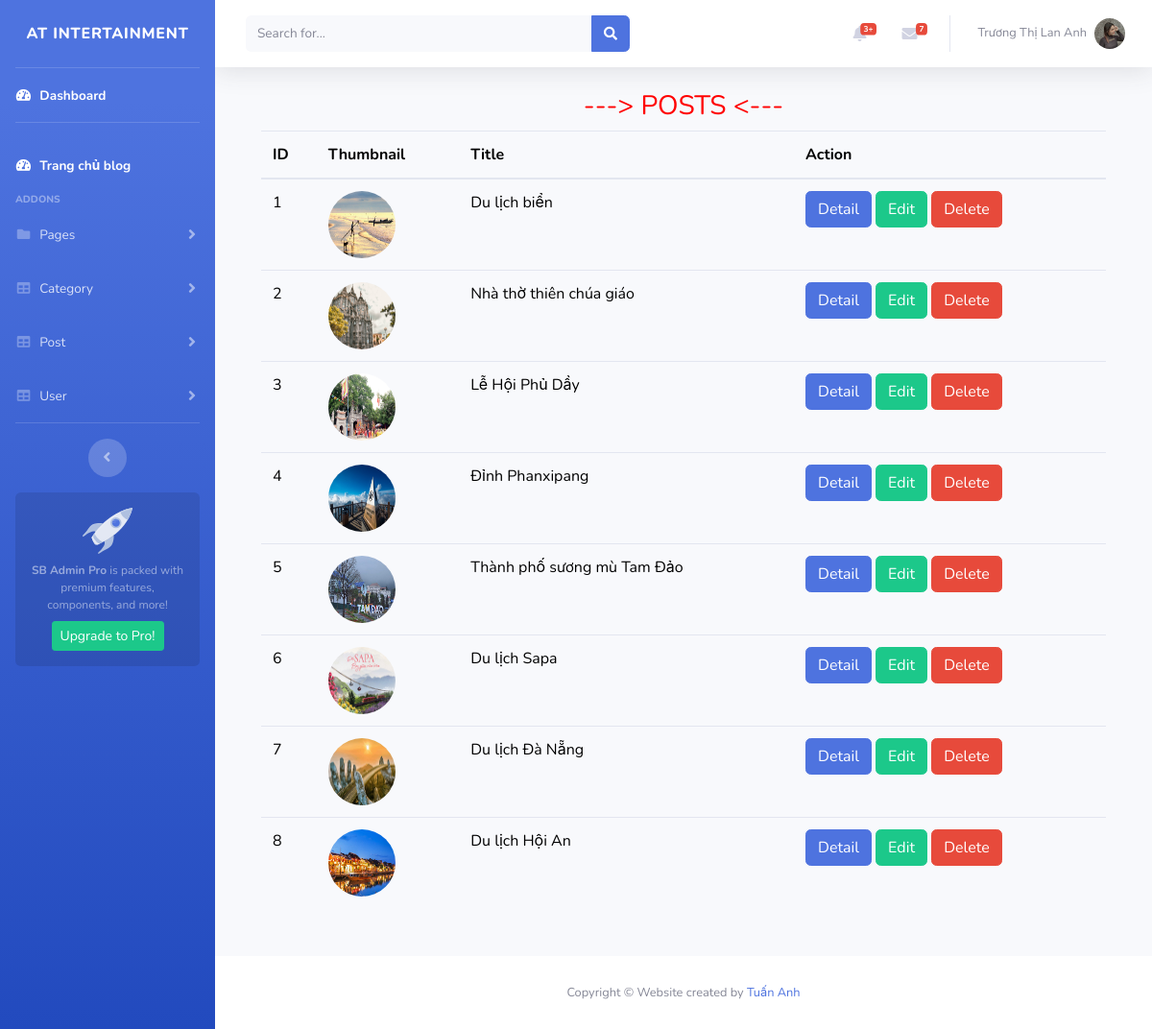
/index.php?admin=admin&mod=post&act=list (signed in), run on the app's committed database.
### tables this page shows
CREATE TABLE `posts`  (
  `id` int NOT NULL AUTO_INCREMENT,
  `title` varchar(255) NULL DEFAULT NULL COMMENT 'Tiêu đề bài viết',
  `description` text NULL COMMENT 'Mô tả bài viết',
  `thumbnail` varchar(255) NULL DEFAULT NULL COMMENT 'ảnh bài viết',
  `content` text NULL COMMENT 'Nội dung bài viết',
  `slug` varchar(255) NULL DEFAULT NULL,
  `view_count` bigint NULL DEFAULT NULL COMMENT 'số lượng xem',
  `user_id` int NULL DEFAULT NULL COMMENT 'tác giả',
  `category_id` int NULL DEFAULT NULL COMMENT 'Bài post này thuộc danh mục nào',
  `created_at` timestamp(0) NULL DEFAULT current_timestamp(0) ON UPDATE CURRENT_TIMESTAMP(0) COMMENT 'Ngày tạo',
  PRIMARY KEY (`id`) USING BTREE,
  INDEX `user_id`(`user_id`) USING BTREE,
  INDEX `category_id`(`category_id`) USING BTREE,
  CONSTRAINT `posts_ibfk_1` FOREIGN KEY (`user_id`) REFERENCES `users` (`id`) ON DELETE RESTRICT ON UPDATE RESTRICT,
  CONSTRAINT `posts_ibfk_2` FOREIGN KEY (`category_id`) REFERENCES `categories` (`id`) ON DELETE RESTRICT ON UPDATE RESTRICT
);

### controllers/admin/PostController.php (called while the page is built, shortened)
<?php
	class PostController extends BaseController{
		public $model;
		function __construct(){
			$this->model = new Post();
		}
		function list(){
			$posts = $this->model->all();
			require('views/post/list.php');
		}
	}
 ?>

### index.php (called while the page is built, shortened)
<?php
	$act = (isset($_GET['act'])?$_GET['act']:'list');
	$controller_obj = new $controller_class_name();
	$controller_obj->$act();
 ?>

### models/connection.php (called while the page is built, shortened)
<?php
	class Connection{
		function __construct(){
			$servername = "localhost";
			$username = "root";
			$password = "";
			$dbname = "php27.zent";
			$this->connection = new mysqli($servername, $username, $password, $dbname);
		}
	}
 ?>

### models/model.php (called while the page is built, shortened)
<?php
require_once('connection.php');
class Model{
	var $table;
	var $connection;
	function __construct(){
		$conn = new Connection();
		$this->connection = $conn->connection;
	}
	function all(){
	    $query = "SELECT * FROM ".$this->table;
	    $this->table = array();
	    $result = $this->connection->query($query);
	    while($row = $result->fetch_assoc()) {
	    	$this->table[] = $row;
	    }
	    return $this->table;
	}
}
?>

### views/post/list.php (the view, shortened to what this page needs)
<?php include('views/header.php'); ?>
    <div class="container-fluid">
    <div class="container" style="margin-bottom: 50px;">
        <h3 class="text-center" style="color: red">---> POSTS <---</h3>
        <table class="table" style="color: black">
            <thead>
                <th>ID</th>
                <th>Thumbnail</th>
                <th>Title</th>
                <th>Action</th>
            <?php
                $i = 0;
                foreach ($posts as $post) { $i++ ?>
            <tr>
                <td><?= $i ?></td>
                <td>
                    <img style="border-radius: 50%" src="public/img/postImg/<?= $post['thumbnail'] ?>" width="70px" height="70px">
                </td>
                <td><?= $post['title'] ?></td>
                <td>
                    <a href="?admin=admin&mod=post&act=detail&id=<?= $post['id'] ?>" class="btn btn-primary">Detail</a>
                    <a href="?admin=admin&mod=post&act=edit&id=<?= $post['id']; ?>" class="btn btn-success">Edit</a>
                    <a href="?admin=admin&mod=post&act=destroy&id=<?= $post['id'] ?>" class="btn btn-danger">Delete</a>
                </td>
            </tr>
            <?php } ?>
            </thead>
        </table>
    </div>
</div>
<?php include('views/footer.php'); ?>

### data on the page
posts: thumbnail (picture), title "Du lịch biển"
posts: thumbnail (picture), title "Nhà thờ thiên chúa giáo"
posts: thumbnail (picture), title "Lễ Hội Phủ Dầy"
posts: thumbnail (picture), title "Đỉnh Phanxipang"
posts: thumbnail (picture), title "Thành phố sương mù Tam Đảo"
posts: thumbnail (picture), title "Du lịch Sapa"
posts: thumbnail (picture), title "Du lịch Đà Nẵng"
posts: thumbnail (picture), title "Du lịch Hội An"

### other printed values
$_SESSION['auth']['name'] "Trương Thị Lan Anh"
